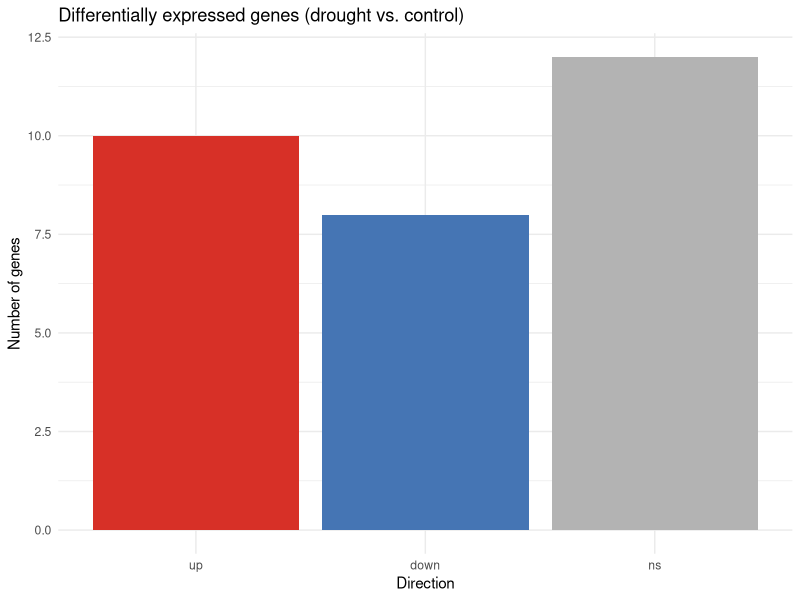
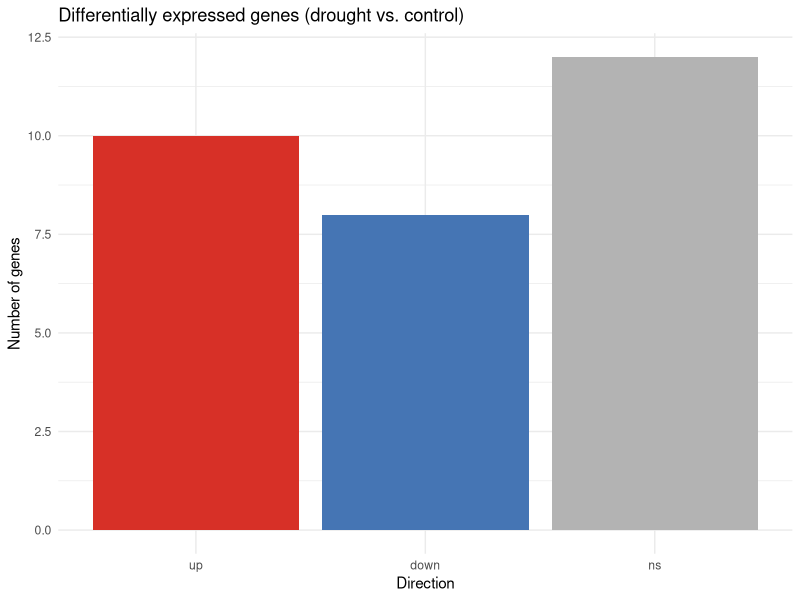

Generate these figures, in order, with R:
# =============================================================================
# Genomics Exchange Session 3: R Skills for Biological Data
# Instructor: Arun Seetharam, RCAC
# Date: February 24, 2026
#
# Demo: Working with RNA-seq results from a maize drought stress experiment
# Environment: RStudio via Open OnDemand on RCAC clusters
# =============================================================================

# --- PART 0: Setup -----------------------------------------------------------
# If you don't have tidyverse installed, run this once:
# install.packages("tidyverse")

library(tidyverse)

# Set your working directory to where the demo data lives
# On RCAC, this might be:
# setwd("/scratch/negishi/<username>/genomics_exchange/session3")

# --- PART 1: Reading data into R ---------------------------------------------
# The most common task: getting your data from a file into R

# read_tsv() reads tab-separated files (most bioinformatics output)
deseq <- read_tsv("deseq2_results.tsv")

# First things first: what did we just load?
deseq              # prints a tibble (tidyverse's improved data.frame)
dim(deseq)         # rows x columns
colnames(deseq)    # column names
str(deseq)         # structure: types of each column
summary(deseq)     # quick stats for numeric columns

# Read the other files we'll need
samples <- read_tsv("sample_manifest.tsv")
counts  <- read_tsv("counts_matrix.tsv")
genes   <- read_tsv("gene_annotations.tsv")

# Quick sanity check: do our gene IDs match across files?
# This is something you should ALWAYS do when combining data
all(deseq$gene_id %in% genes$gene_id)   # TRUE = all match
all(deseq$gene_id %in% counts$gene_id)  # TRUE = all match


# --- PART 2: Filtering with dplyr --------------------------------------------
# Goal: Find significantly differentially expressed genes

# filter() keeps rows that match a condition
sig_genes <- deseq %>%
  filter(padj < 0.05)

nrow(sig_genes)  # how many significant genes?

# Multiple conditions: significant AND strong effect
sig_strong <- deseq %>%
  filter(padj < 0.05, abs(log2FoldChange) > 1)

nrow(sig_strong)

# Common mistake: using & vs , (both work, but , is cleaner in dplyr)
# Also common: filtering on pvalue instead of padj -- always use padj!


# --- PART 3: Adding new columns with mutate() --------------------------------
# Goal: Classify genes by their expression change

deseq <- deseq %>%
  mutate(
    direction = case_when(
      padj < 0.05 & log2FoldChange > 1  ~ "up",
      padj < 0.05 & log2FoldChange < -1 ~ "down",
      TRUE                               ~ "ns"
    )
  )

# Check the result
table(deseq$direction)

# Add a column for -log10(padj) -- useful for volcano plots later (Session 4!)
deseq <- deseq %>%
  mutate(neg_log10_padj = -log10(padj))


# --- PART 4: Summarizing with group_by + summarize ---------------------------
# Goal: How many genes are up vs down? What's the average fold change?

deseq %>%
  group_by(direction) %>%
  summarize(
    n_genes       = n(),
    mean_log2FC   = mean(log2FoldChange),
    median_log2FC = median(log2FoldChange),
    mean_baseMean = mean(baseMean)
  )

# Key insight: genes going DOWN tend to be more highly expressed (photosynthesis,
# housekeeping genes getting suppressed under drought)


# --- PART 5: Joining tables ---------------------------------------------------
# Goal: Add gene names and descriptions to our DESeq2 results
# This is one of the most common tasks in bioinformatics data wrangling

annotated <- deseq %>%
  left_join(genes, by = "gene_id")

# left_join keeps ALL rows from the left table (deseq) and adds matching
# columns from the right table (genes). Unmatched rows get NA.

# Check: did everything join correctly?
annotated %>%
  filter(is.na(gene_name))  # should be 0 rows if all genes have annotations

# Now we can see gene names with our stats
annotated %>%
  filter(direction == "up") %>%
  select(gene_id, gene_name, log2FoldChange, padj, description) %>%
  arrange(desc(log2FoldChange))

# The drought-upregulated genes make biological sense:
# dreb2a, lea3, rd29a, dhn1 -- classic drought response genes


# --- PART 6: Reshaping data (wide <-> long) -----------------------------------
# Goal: Convert our count matrix from wide to long format

# Wide format: one column per sample (how tools output it)
counts

# Long format: one row per gene-sample combination (what ggplot and many
# analyses need)
counts_long <- counts %>%
  pivot_longer(
    cols      = starts_with("SRR"),  # columns to reshape
    names_to  = "sample_id",         # new column for old column names
    values_to = "count"              # new column for the values
  )

head(counts_long, 12)

# Now join sample metadata to the long counts
counts_annotated <- counts_long %>%
  left_join(samples, by = "sample_id")

# Calculate mean expression per gene per condition
mean_expression <- counts_annotated %>%
  group_by(gene_id, condition) %>%
  summarize(
    mean_count = mean(count),
    sd_count   = sd(count),
    .groups    = "drop"
  )

head(mean_expression)


# --- PART 7: Putting it all together ------------------------------------------
# Goal: Create a clean, annotated results table ready for export

final_results <- deseq %>%
  left_join(genes, by = "gene_id") %>%
  filter(padj < 0.05) %>%
  select(
    gene_id, gene_name, chromosome, description,
    baseMean, log2FoldChange, padj, direction
  ) %>%
  arrange(padj)

# Export as TSV (tab-separated, clean for downstream tools)
write_tsv(final_results, "significant_genes_annotated.tsv")

# Quick summary to report
cat("Significant genes (padj < 0.05):", nrow(final_results), "\n")
cat("  Upregulated:", sum(final_results$direction == "up"), "\n")
cat("  Downregulated:", sum(final_results$direction == "down"), "\n")


# --- PART 8: A quick visualization --------------------------------------------
# Goal: Make a simple barplot of up/down/ns gene counts
# This is a preview of Session 4 -- just enough to see your results visually

# Summarize counts per direction
direction_counts <- deseq %>%
  count(direction) %>%
  mutate(direction = factor(direction, levels = c("up", "down", "ns")))

# A simple ggplot barplot
ggplot(direction_counts, aes(x = direction, y = n, fill = direction)) +
  geom_col() +
  scale_fill_manual(values = c("up" = "#D73027", "down" = "#4575B4", "ns" = "grey70")) +
  labs(
    title = "Differentially expressed genes (drought vs. control)",
    x     = "Direction",
    y     = "Number of genes"
  ) +
  theme_minimal() +
  theme(legend.position = "none")

# Save the plot
ggsave("deg_barplot.png", width = 6, height = 4, dpi = 150)

# That's the basic pattern: data frame -> ggplot() -> aes() -> geom_*()
# Session 4 will go deep on volcano plots, heatmaps, and publication styling.


# --- PART 9: Bonus -- useful patterns for bioinformatics ----------------------

# Pattern 1: Reading BLAST tabular output (outfmt 6)
# blast_cols <- c("qseqid", "sseqid", "pident", "length", "mismatch",
#                 "gapopen", "qstart", "qend", "sstart", "send",
#                 "evalue", "bitscore")
# blast <- read_tsv("blast_results.txt", col_names = blast_cols)

# Pattern 2: Batch-reading multiple files
# files <- list.files(pattern = "*.tsv")
# all_data <- map_dfr(files, read_tsv, .id = "source_file")

# Pattern 3: Quick value counts (like Python's value_counts)
# deseq %>% count(direction, sort = TRUE)

# Pattern 4: Filtering with string matching
# genes %>% filter(str_detect(description, "transcription factor"))


# =============================================================================
# Session 3 complete!
# Next session (March 10): Publication quality plots for genomics
# We'll use ggplot2 to make volcano plots, heatmaps, and more from this data.
# =============================================================================
